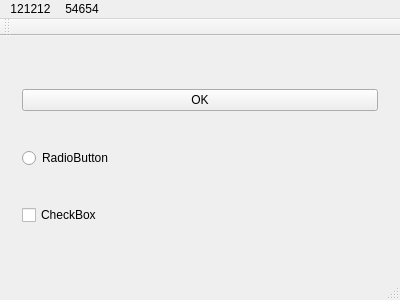
<?xml version="1.0" encoding="UTF-8"?>
<ui version="4.0">
 <class>MainWindow</class>
 <widget class="QMainWindow" name="MainWindow">
  <property name="geometry">
   <rect>
    <x>0</x>
    <y>0</y>
    <width>400</width>
    <height>300</height>
   </rect>
  </property>
  <property name="windowTitle">
   <string>MainWindow</string>
  </property>
  <widget class="QWidget" name="centralWidget">
   <layout class="QGridLayout" name="gridLayout_2">
    <item row="0" column="0">
     <widget class="QWidget" name="horizontalWidget" native="true">
      <layout class="QGridLayout" name="gridLayout">
       <item row="0" column="0">
        <widget class="QPushButton" name="pushButton">
         <property name="text">
          <string>OK</string>
         </property>
        </widget>
       </item>
       <item row="1" column="0">
        <widget class="QRadioButton" name="radioButton">
         <property name="text">
          <string>RadioButton</string>
         </property>
        </widget>
       </item>
       <item row="2" column="0">
        <widget class="QCheckBox" name="checkBox">
         <property name="text">
          <string>CheckBox</string>
         </property>
        </widget>
       </item>
      </layout>
     </widget>
    </item>
   </layout>
  </widget>
  <widget class="QMenuBar" name="menuBar">
   <property name="geometry">
    <rect>
     <x>0</x>
     <y>0</y>
     <width>400</width>
     <height>20</height>
    </rect>
   </property>
   <widget class="QMenu" name="menu121212">
    <property name="title">
     <string>121212</string>
    </property>
   </widget>
   <widget class="QMenu" name="menu54654">
    <property name="title">
     <string>54654</string>
    </property>
   </widget>
   <addaction name="menu121212"/>
   <addaction name="menu54654"/>
  </widget>
  <widget class="QToolBar" name="mainToolBar">
   <attribute name="toolBarArea">
    <enum>TopToolBarArea</enum>
   </attribute>
   <attribute name="toolBarBreak">
    <bool>false</bool>
   </attribute>
  </widget>
  <widget class="QStatusBar" name="statusBar"/>
 </widget>
 <layoutdefault spacing="6" margin="11"/>
 <resources/>
 <connections/>
</ui>
